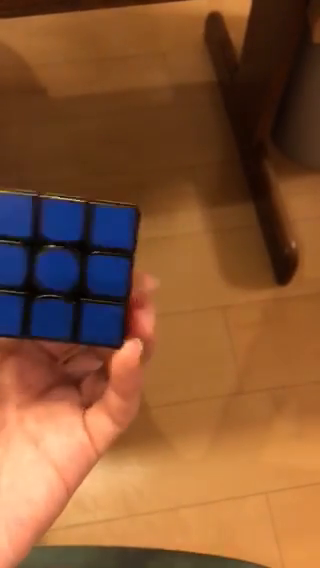
#> input picture frame 36 of sample.mp4, 320 x 568 px
$ python crange.py
#> lines starting #> are read from the running program, lines starting #| are printed output that depends on the picture; after the words box and inside, x2 and y2 are one past the last pixel; in counts of white or black regions, pixels touching at a corner belong together
#ライブラリ
import cv2 #映像処理
import numpy as np
import math

def find_circle_of_target_color(image, color):
    hsv = cv2.cvtColor(image, cv2.COLOR_BGR2HSV_FULL)
    h = hsv[:, :, 0]
    s = hsv[:, :, 1]
    v = hsv[:, :, 2]
    mask = np.zeros(h.shape, dtype=np.uint8)
    if color == 0: #白
        mask[(s < 150) & (v > 200)] = 255
    elif color == 1: #黄
        mask[(h > 40) & (h < 70) & (s > 50) & (v > 50)] = 255
    elif color == 2: #緑
        mask[(h > 85) & (h < 140) & (s > 50) & (v > 50)] = 255
    elif color == 3: #青
        mask[(h > 150) & (h < 170) & (s > 50) & (v > 50)] = 255
    elif color == 4: #赤
        mask[(h > 250) & (h < 270) & (s > 50) & (v > 50)] = 255
    elif color == 5: #橙
        mask[((h > 0) & (h < 40)) & (s > 50) & (v > 50)] = 255
    contours, _ = cv2.findContours(mask, cv2.RETR_TREE, cv2.CHAIN_APPROX_SIMPLE)
    circles = []
    for contour in contours:
        approx = cv2.convexHull(contour)
        circle = cv2.boundingRect(approx)
        circles.append(np.array(circle))
    return circles


VIDEOFILE = 'sample' #ビデオファイル名


def main():
    video = cv2.VideoCapture(VIDEOFILE+'.mp4')
    allframe = int(video.get(7)) #総フレーム数
    rate = int(video.get(5)) #フレームレート
    #print(allframe)
    for f in range(allframe):
        ret, frame = video.read()
        height, width, channels = frame.shape[:3]
        #print(width,height)

        gray = cv2.cvtColor(frame,cv2.COLOR_BGR2GRAY)
        edges = cv2.Canny(gray,100,255,apertureSize = 3)

        lines = cv2.HoughLines(edges,1,np.pi/180,10)
        l = []
        for i in range(100):
            for rho,theta in lines[i]:
                a = np.cos(theta)
                b = np.sin(theta)
                x0 = a*rho
                y0 = b*rho
                x1 = int(x0 + 1000*(-b))
                y1 = int(y0 + 1000*(a))
                x2 = int(x0 - 1000*(-b))
                y2 = int(y0 - 1000*(a))
                l.append([x1,y1,x2,y2])

                #cv2.line(frame,(x1,y1),(x2,y2),(0,0,255),2)
        xy = []
        xtimesy = []
        for i in range(len(l)):
            for j in range(i+1,len(l)):
                y2y1 = l[i][3] - l[i][1]
                Y2Y1 = l[j][3] - l[j][1]
                x2x1 = l[i][2] - l[i][0]
                X2X1 = l[j][2] - l[j][0]
                x1 = l[i][0]
                y1 = l[i][1]
                X1 = l[j][0]
                Y1 = l[j][1]
                if x2x1 * X2X1 != 0:
                    a = y2y1 / x2x1
                    b = Y2Y1 / X2X1
                    if a - b != 0 and (1 + a * b) / math.sqrt((1 + a ** 2) * (1 + b ** 2)) < math.cos(10 * math.pi / 180):
                        x = int((a * x1 - y1 - b * X1 + Y1) / (a - b))
                        y = int(a * (x - x1) + y1)
                        if x > 0 and y > 0 and x < width and y < height:
                            xy.append([x,y])
                            xtimesy.append([x*y,len(xtimesy)])
                            #cv2.circle(frame,(x,y),2,color=(255,0,0),thickness=-1)
        xtimesy.sort()
        a = []
        for i in range(len(xtimesy)):
            a.append(xtimesy[i][1])
        xsort = []
        ysort = []
        for i in range(len(xy)):
            xsort.append(xy[a[i]][0])
            ysort.append(xy[a[i]][1])
        mean0 = []
        mean1 = []
        additionx = int(np.std(xsort))
        additiony = int(np.std(ysort))
        tmp0 = 0
        tmp1 = 0
        weightsum = 0
        for i in range(2 * len(xsort) // 7):
            weight = 1
            if i > 0:
                weight = 1 / (((xsort[i-1]-xsort[i]) / 5) ** 2 + ((ysort[i-1]-ysort[i]) / 5) ** 2 + 0.1)
            tmp0 += int(xsort[i] * weight)
            tmp1 += int(ysort[i] * weight)
            weightsum += weight
            #print(weight)
            #cv2.circle(frame,(xsort[i],ysort[i]),int(weight),color=(255,0,0),thickness=2)
        mean0 = [max(tmp0 // weightsum - additionx, 0), max(tmp1 // weightsum - additiony,0)]

        tmp0 = 0
        tmp1 = 0
        weightsum = 0
        for i in range(3 * len(xsort) // 5, 5 * len(xsort) // 5):
            weight = 1 / (((xsort[i-1]-xsort[i]) / 5) ** 2 + ((ysort[i-1]-ysort[i]) / 5) ** 2 + 0.1)
            tmp0 += int(xsort[i] * weight)
            tmp1 += int(ysort[i] * weight)
            weightsum += weight
            #print(weight)
            #cv2.circle(frame,(xsort[i],ysort[i]),int(weight),color=(0,255,0),thickness=2)
        mean1 = [min(tmp0 // weightsum + additionx, width), min(tmp1 // weightsum + additiony, height)]

        print(mean0,mean1)
        cv2.rectangle(frame,(int(mean0[0]), int(mean0[1])),(int(mean1[0]), int(mean1[1])), color=(0, 0, 255), thickness=5)


        circles0 = find_circle_of_target_color(frame,0) #白
        for circle in circles0:
            xy = list(circle[0:2] + circle[0:2] + circle[2:4])
            for i in range(2):
                xy[i] = xy[i] // 2
            point = list(circle[0:2])
            for i in range(2):
                point[i] -= xy[i]
            r = int(math.sqrt(point[0] ** 2 + point[1] ** 2) * 0.7)
            if xy[0] > mean0[0] and xy[1] > mean0[1] and xy[0] < mean1[0] and xy[1] < mean1[1] and r < width / 9 and r > width / 30:
                cv2.circle(frame, (xy[0], xy[1]), r, color=(255, 0, 0), thickness=-1)
                #cv2.circle(frame, (xy[0], xy[1]), r, color=(255, 255, 255), thickness=-1)
                #cv2.circle(frame, (xy[0], xy[1]), r, color=(0, 0, 0), thickness=4)

        circles1 = find_circle_of_target_color(frame,1) #黄
        for circle in circles1:
            xy = list(circle[0:2] + circle[0:2] + circle[2:4])
            for i in range(2):
                xy[i] = xy[i] // 2
            point = list(circle[0:2])
            for i in range(2):
                point[i] -= xy[i]
            r = int(math.sqrt(point[0] ** 2 + point[1] ** 2) * 0.7)
            if xy[0] > mean0[0] and xy[1] > mean0[1] and xy[0] < mean1[0] and xy[1] < mean1[1] and r < width / 9 and r > width / 30:
                cv2.circle(frame, (xy[0], xy[1]), r, color=(0, 255, 0), thickness=-1)
                #cv2.circle(frame, (xy[0], xy[1]), r, color=(0, 255, 255), thickness=-1)
                #cv2.circle(frame, (xy[0], xy[1]), r, color=(0, 0, 0), thickness=4)

        circles2 = find_circle_of_target_color(frame,2) #緑
        for circle in circles2:
            xy = list(circle[0:2] + circle[0:2] + circle[2:4])
            for i in range(2):
                xy[i] = xy[i] // 2
            point = list(circle[0:2])
            for i in range(2):
                point[i] -= xy[i]
            r = int(math.sqrt(point[0] ** 2 + point[1] ** 2) * 0.7)
            if xy[0] > mean0[0] and xy[1] > mean0[1] and xy[0] < mean1[0] and xy[1] < mean1[1] and r < width / 9 and r > width / 30:
                cv2.circle(frame, (xy[0], xy[1]), r, color=(255, 255, 255), thickness=-1)
                #cv2.circle(frame, (xy[0], xy[1]), r, color=(0, 255, 0), thickness=-1)
                #cv2.circle(frame, (xy[0], xy[1]), r, color=(0, 0, 0), thickness=4)

        circles3 = find_circle_of_target_color(frame,3) #青
        for circle in circles3:
            xy = list(circle[0:2] + circle[0:2] + circle[2:4])
            for i in range(2):
                xy[i] = xy[i] // 2
            point = list(circle[0:2])
            for i in range(2):
                point[i] -= xy[i]
            r = int(math.sqrt(point[0] ** 2 + point[1] ** 2) * 0.7)
            if xy[0] > mean0[0] and xy[1] > mean0[1] and xy[0] < mean1[0] and xy[1] < mean1[1] and r < width / 9 and r > width / 30:
                cv2.circle(frame, (xy[0], xy[1]), r, color=(0, 255, 255), thickness=-1)
                #cv2.circle(frame, (xy[0], xy[1]), r, color=(255, 0, 0), thickness=-1)
                #cv2.circle(frame, (xy[0], xy[1]), r, color=(0, 0, 0), thickness=4)
        '''
        circles4 = find_circle_of_target_color(frame,4) #赤
        for circle in circles4:
            xy = list(circle[0:2] + circle[0:2] + circle[2:4])
            for i in range(2):
                xy[i] = xy[i] // 2
            point = list(circle[0:2])
            for i in range(2):
                point[i] -= xy[i]
            r = int(math.sqrt(point[0] ** 2 + point[1] ** 2) * 0.7)
            if xy[0] > mean0[0] and xy[1] > mean0[1] and xy[0] < mean1[0] and xy[1] < mean1[1] and r < width / 9 and r > width / 30:
                cv2.circle(frame, (xy[0], xy[1]), r, color=(0, 0, 255), thickness=-1)
                cv2.circle(frame, (xy[0], xy[1]), r, color=(0, 0, 0), thickness=4)

        circles5 = find_circle_of_target_color(frame,5) #橙
        for circle in circles5:
            xy = list(circle[0:2] + circle[0:2] + circle[2:4])
            for i in range(2):
                xy[i] = xy[i] // 2
            point = list(circle[0:2])
            for i in range(2):
                point[i] -= xy[i]
            r = int(math.sqrt(point[0] ** 2 + point[1] ** 2) * 0.7)
            if xy[0] > mean0[0] and xy[1] > mean0[1] and xy[0] < mean1[0] and xy[1] < mean1[1] and r < width / 9 and r > width / 30:
                cv2.circle(frame, (xy[0], xy[1]), r, color=(0, 150, 255), thickness=-1)
                cv2.circle(frame, (xy[0], xy[1]), r, color=(0, 0, 0), thickness=4)
        '''
        cv2.imshow("Frame", frame)
        k = cv2.waitKey(rate)
#> this loop made 31 passes; (key q is pressed on pass 1)
#> circles1 on pass 1: [[232, 564, 2, 4], [64, 554, 16, 6], [42, 554, 8, 6]]
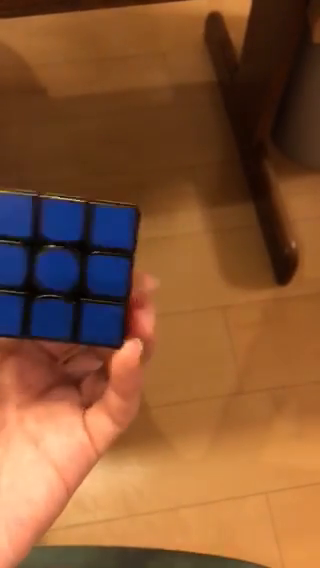
#> input picture frame 36 of sample.mp4, 320 x 568 px
#> pass 1, in main, `gray = cv2.cvtColor(frame,cv2.COLOR_BGR2GRAY)`:
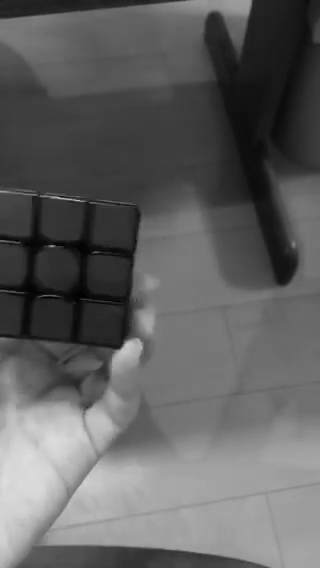
#> gray: shape (568, 320); min 0, max 222, mean 96.2
#> pass 1, in main, `edges = cv2.Canny(gray,100,255,apertureSize = 3)`:
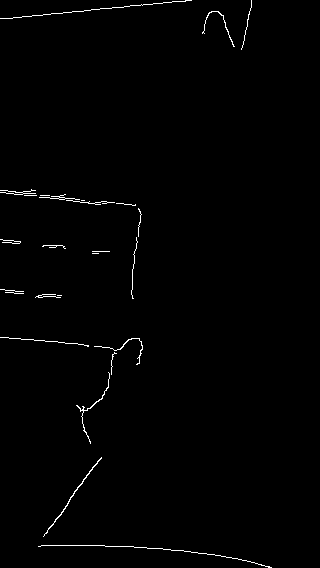
#> edges: shape (568, 320); 0.86% white in thin lines or dots, all inside (x1, y1, x2, y2) = (0, 0, 272, 568)
#> pass 1, in find_circle_of_target_color, `h = hsv[:, :, 0]`:
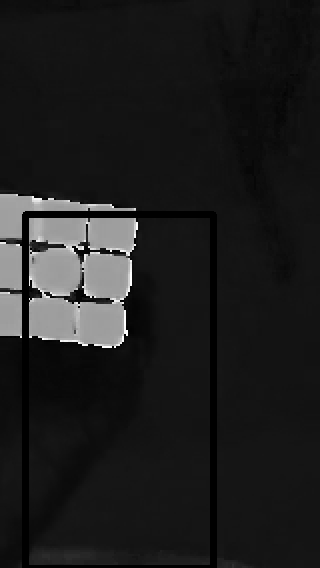
#> h: shape (568, 320); min 0, max 255, mean 29.9
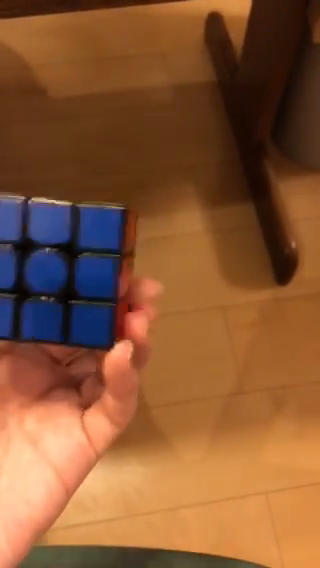
#> input picture frame 37 of sample.mp4, 320 x 568 px
#> after the loop:
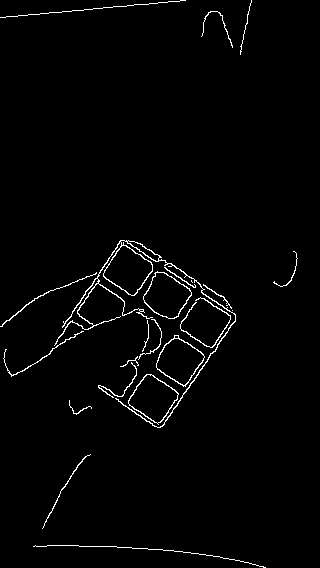
#> edges: shape (568, 320); 1.8% white in thin lines or dots
#> after the loop:
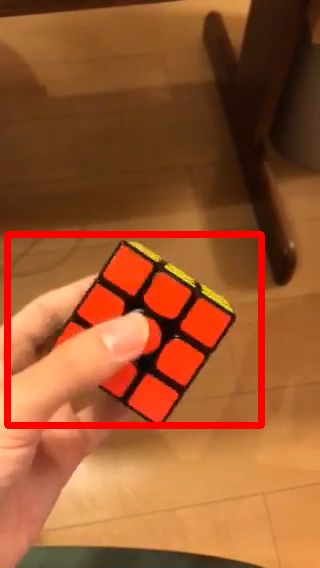
#> frame: shape (568, 320, 3); mean B, G, R 45.1, 86.9, 154.7
#> after the loop:
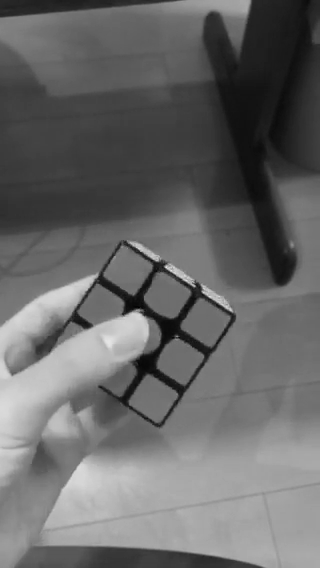
#> gray: shape (568, 320); min 1, max 229, mean 103.9


    #video.release()
    cv2.destroyAllWindows()


if __name__ == "__main__":
    main()


'''
show = bool(True) #画面表示の有無 True: 画面表示あり

#カラートラッキング
def color_detect(img):
    # HSV色空間に変換
    hsv = cv2.cvtColor(img, cv2.COLOR_BGR2HSV)
    # 色のHSVの値域
    hsv_min = np.array([150,100,0])
    hsv_max = np.array([190,255,255])
    mask = cv2.inRange(hsv, hsv_min, hsv_max)
    return mask

print('OpenCV'+cv2.__version__)

VIDEOFILE = 'sample' #ビデオファイル名


#メイン
def main():

    #ビデオ
    video = cv2.VideoCapture(VIDEOFILE+'.mp4')

    data = []
    t = 0
    allframe = int(video.get(cv2.CAP_PROP_FRAME_COUNT)) #総フレーム数

    #動画のカラートラッキング等の処理
    for i in range(allframe):
        # フレームを取得
        ret, frame = video.read()

        # 色検出
        mask = color_detect(frame)

        #データの追加
        data.append(mask)

        # 結果表示
        if show == True:
            #cv2.circle(frame, (x, y), 20, (0, 0, 255), 10)
            cv2.imshow("Frame", frame)
            cv2.imshow("Mask", mask)

        # qキーが押されたら途中終了
        if cv2.waitKey(25) & 0xFF == ord('q'):
            break

    #np.savetxt("data.csv", np.array(data), delimiter=",")
    cv2.destroyAllWindows()

    print(data)


if __name__ == '__main__':
    main()

'''

$ run again, starting later in the video
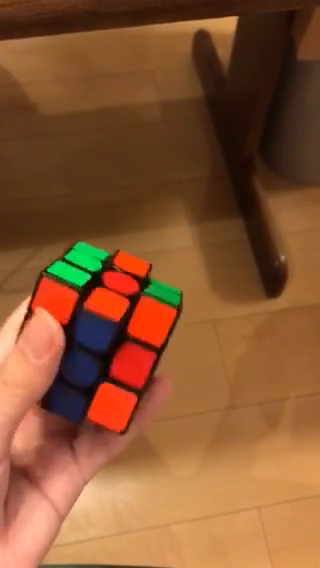
#> input picture frame 163 of sample.mp4, 320 x 568 px
#> the loop in main, `for f in range(allframe):` made 31 passes; (key q is pressed on pass 1)
#> circles3 on passes 4, 5, 8, 9, 10, 11, 17: [[98, 350, 4, 2]], [[116, 368, 6, 6], [100, 368, 8, 4], [92, 358, 2, 2]], [[68, 288, 98, 128], [142, 331, 3, 3]], [[76, 280, 96, 122], [82, 360, 3, 3]], [[79, 343, 49, 47], [108, 308, 40, 39], [128, 274, 44, 41]], [[84, 270, 86, 108], [110, 321, 3, 6]], [[87, 264, 57, 40]]
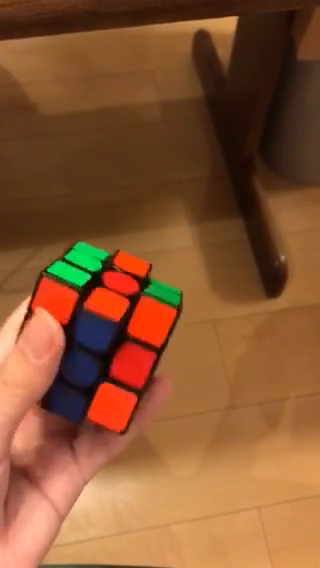
#> input picture frame 163 of sample.mp4, 320 x 568 px
#> pass 1, in main, `edges = cv2.Canny(gray,100,255,apertureSize = 3)`:
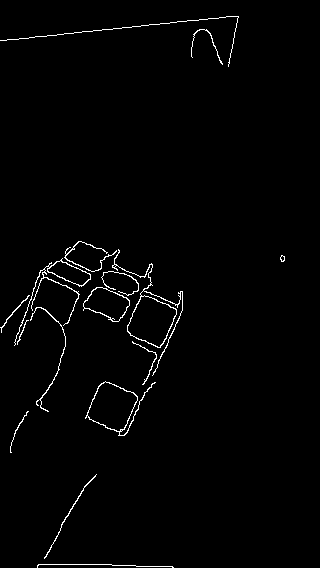
#> edges: shape (568, 320); 1.5% white in thin lines or dots, all inside (x1, y1, x2, y2) = (0, 16, 285, 568)
#> after the loop in main, `for f in range(allframe):`:
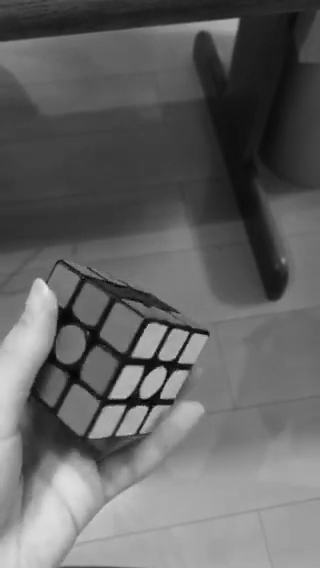
#> gray: shape (568, 320); min 1, max 235, mean 99.5
